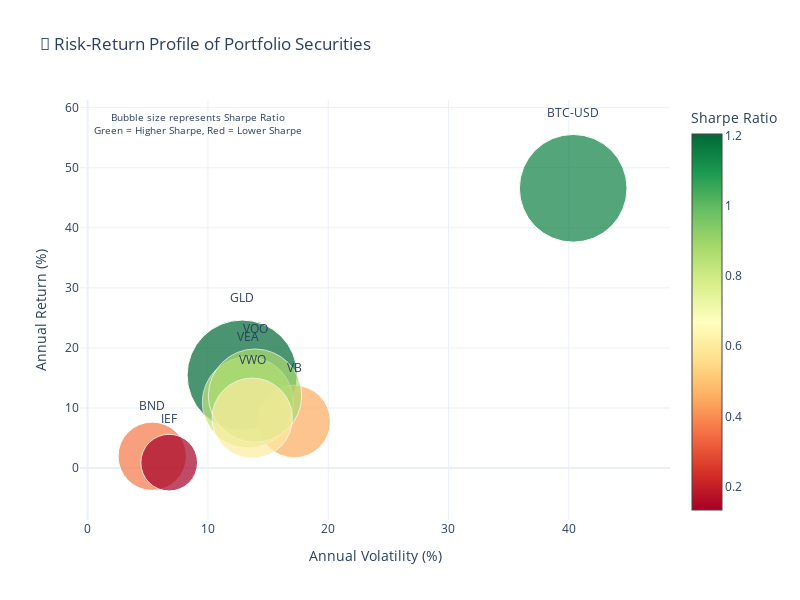

Write notebook code for a chart like this one.
### Code cell
# Visualize risk-return profile
fig = go.Figure()

fig.add_trace(go.Scatter(
    x=performance_metrics['Annual Volatility %'],
    y=performance_metrics['Annual Return %'],
    mode='markers+text',
    text=performance_metrics['Ticker'],
    textposition='top center',
    marker=dict(
        size=performance_metrics['Sharpe Ratio'] * 50 + 50,  # Size by Sharpe ratio
        color=performance_metrics['Sharpe Ratio'],
        colorscale='RdYlGn',
        showscale=True,
        colorbar=dict(title="Sharpe Ratio")
    ),
    name='Securities'
))

fig.update_layout(
    title='🎯 Risk-Return Profile of Portfolio Securities',
    xaxis_title='Annual Volatility (%)',
    yaxis_title='Annual Return (%)',
    width=800,
    height=600,
    showlegend=False
)

fig.add_annotation(
    text="Bubble size represents Sharpe Ratio<br>Green = Higher Sharpe, Red = Lower Sharpe",
    xref="paper", yref="paper",
    x=0.02, y=0.98,
    showarrow=False,
    font=dict(size=10)
)

fig.show()

### Figure 1 — Plotly figure (JSON) as saved in the notebook; plotly's stock layout.template omitted (floating-point values rounded to 4 significant figures)
{"data": [{"marker": {"color": [0.3672, 1.154, 1.204, 0.134, 0.452, 0.8219, 0.8664, 0.6069], "colorbar": {"title": {"text": "Sharpe Ratio"}}, "colorscale": [[0, "rgb(165,0,38)"], [0.1, "rgb(215,48,39)"], [0.2, "rgb(244,109,67)"], [0.3, "rgb(253,174,97)"], [0.4, "rgb(254,224,139)"], [0.5, "rgb(255,255,191)"], [0.6, "rgb(217,239,139)"], [0.7, "rgb(166,217,106)"], [0.8, "rgb(102,189,99)"], [0.9, "rgb(26,152,80)"], [1, "rgb(0,104,55)"]], "showscale": true, "size": [68.36, 107.7, 110.2, 56.7, 72.6, 91.09, 93.32, 80.34]}, "mode": "markers+text", "name": "Securities", "text": ["BND", "BTC-USD", "GLD", "IEF", "VB", "VEA", "VOO", "VWO"], "textposition": "top center", "type": "scatter", "x": [5.37, 40.37, 12.85, 6.78, 17.17, 13.32, 13.92, 13.68], "y": [1.97, 46.57, 15.47, 0.91, 7.76, 10.95, 12.06, 8.3]}], "layout": {"annotations": [{"font": {"size": 10}, "showarrow": false, "text": "Bubble size represents Sharpe Ratio<br>Green = Higher Sharpe, Red = Lower Sharpe", "x": 0.02, "xref": "paper", "y": 0.98, "yref": "paper"}], "height": 600, "showlegend": false, "title": {"text": "🎯 Risk-Return Profile of Portfolio Securities"}, "width": 800, "xaxis": {"title": {"text": "Annual Volatility (%)"}}, "yaxis": {"title": {"text": "Annual Return (%)"}}}}
